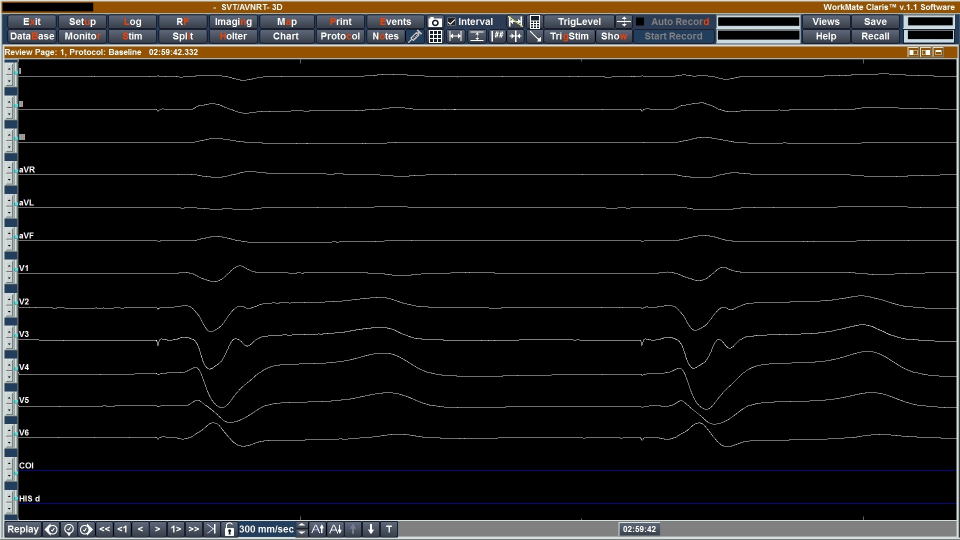
#> input picture data/P3_1.JPG, 1920 x 1080 px (shown at 1/2 size)
$ python -i signal_scaling.py   (imports and definitions only)
#> lines starting #> are read from the running program, lines starting #| are printed output that depends on the picture; after the words box and inside, x2 and y2 are one past the last pixel; in counts of white or black regions, pixels touching at a corner belong together
import cv2
import numpy as np

# [22 lines left out: function get_ms_per_pixel, not called in this run]

def estimate_period_autocorr(counts, min_period=5, max_period=80, min_corr=0.25):
    counts = counts.astype(np.float32)
    counts -= np.mean(counts)

    if np.std(counts) > 0: counts /= np.std(counts)

    corr = np.correlate(counts, counts, mode="full")
    corr = corr[len(corr) // 2:]

    if corr[0] != 0: corr = corr / corr[0]

    search = corr[min_period:max_period + 1]
    peaks = np.where((search[1:-1] > search[:-2]) & (search[1:-1] > search[2:]))[0] + 1
    strong_peaks = peaks[search[peaks] > min_corr]

    if len(strong_peaks) > 0: lag = int(strong_peaks[0] + min_period)
    else: lag = int(np.argmax(search) + min_period)

    if 1 <= lag < len(corr) - 1:
        y0 = corr[lag - 1]
        y1 = corr[lag]
        y2 = corr[lag + 1]

        denom = y0 - 2 * y1 + y2
        if abs(denom) > 1e-6: lag = lag + 0.5 * (y0 - y2) / denom

    return float(lag)


def get_ms_per_pixel_from_grid(img, paper_speed_mm_s=25):
    gray = cv2.cvtColor(img, cv2.COLOR_BGR2GRAY)

    background = cv2.GaussianBlur(gray, (0, 0), sigmaX=35, sigmaY=35)
    normalized = cv2.divide(gray, background, scale=255)

    dark_enhanced = 255 - normalized

    _, grid_mask = cv2.threshold(dark_enhanced, 18, 255, cv2.THRESH_BINARY)
    column_counts = np.count_nonzero(grid_mask > 0, axis=0)
    grid_period_px = estimate_period_autocorr(column_counts, min_period=5, max_period=80)

    ms_per_small_grid = 1000.0 / paper_speed_mm_s
    ms_per_px = ms_per_small_grid / grid_period_px

    print(f"Okres kratki: {grid_period_px:.2f} px, Skala: {ms_per_px:.4f} ms/px")

    return ms_per_px

# [14 lines left out: function interpolate_to_1ms, not called in this run]

>>> import cv2
>>> picture = cv2.imread('../data/P3_1.JPG')
#> picture is the input picture: shape (1080, 1920, 3); mean B, G, R 20, 21.8, 23.4
>>> result = get_ms_per_pixel_from_grid(picture)
#> in get_ms_per_pixel_from_grid, `gray = cv2.cvtColor(img, cv2.COLOR_BGR2GRAY)`:
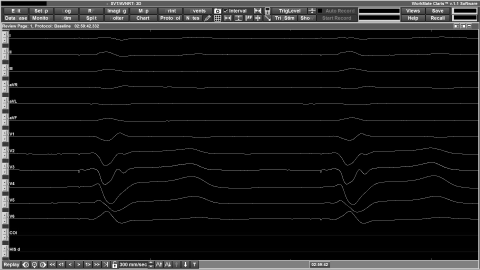
#> gray: shape (1080, 1920) (shown at 1/4 size); min 0, max 255, mean 22.1
#> in get_ms_per_pixel_from_grid, `background = cv2.GaussianBlur(gray, (0, 0), sigmaX=35, sigmaY=35)`:
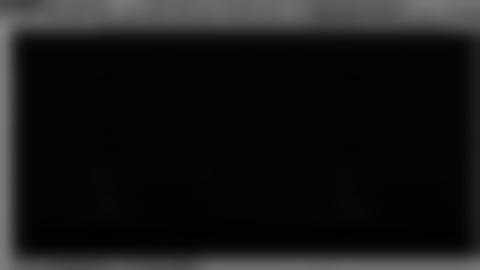
#> background: shape (1080, 1920) (shown at 1/4 size); min 1, max 127, mean 22
#> in get_ms_per_pixel_from_grid, `normalized = cv2.divide(gray, background, scale=255)`:
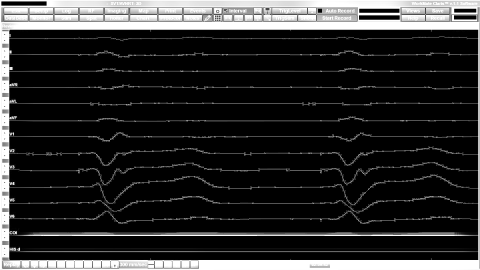
#> normalized: shape (1080, 1920) (shown at 1/4 size); min 0, max 255, mean 44.4
#> in get_ms_per_pixel_from_grid, `dark_enhanced = 255 - normalized`:
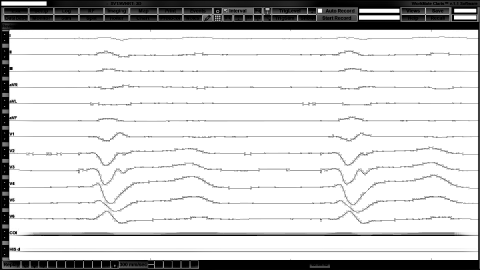
#> dark_enhanced: shape (1080, 1920) (shown at 1/4 size); min 0, max 255, mean 210.6
#> in get_ms_per_pixel_from_grid, `_, grid_mask = cv2.threshold(dark_enhanced, 18, 255, cv2.THRESH_BINARY)`:
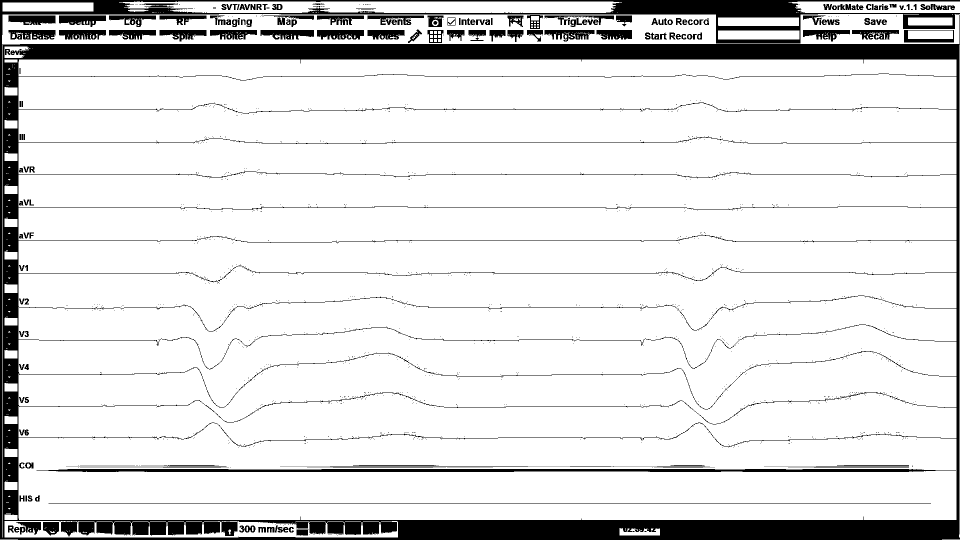
#> grid_mask: shape (1080, 1920) (shown at 1/2 size); 87.2% white; 1932 black regions (1766 under 20 px), largest, box (x1, y1, x2, y2) and area: (0, 0, 1920, 1080) 208787, (73, 938, 1912, 944) 9770, (97, 1007, 1862, 1008) 1765
#> in get_ms_per_pixel_from_grid, `column_counts = np.count_nonzero(grid_mask > 0, axis=0)`: column_counts = 1920 values, max 1011 at index 1919, min 1 at index 0, mean 941.7
#> in estimate_period_autocorr, `counts = counts.astype(np.float32)`: counts has the same summary as column_counts in get_ms_per_pixel_from_grid
#> in estimate_period_autocorr, `counts -= np.mean(counts)`: counts = 1920 values, max 69.28 at index 1919, min -940.7 at index 0, mean -1.32e-05
#> in estimate_period_autocorr, `if np.std(counts) > 0: counts /= np.std(counts)`: counts = 1920 values, max 0.637 at index 1919, min -8.65 at index 0, mean -8.15e-08
#> in estimate_period_autocorr, `corr = np.correlate(counts, counts, mode="full")`: corr = 3839 values, max 1920 at index 1919, min -75.58 at index 1410, mean -5.09e-07
#> in estimate_period_autocorr, `corr = corr[len(corr) // 2:]`: corr = 1920 values, max 1920 at index 0, min -75.58 at index 509, mean 0.5
#> in estimate_period_autocorr, `if corr[0] != 0: corr = corr / corr[0]`: corr = 1920 values, max 1 at index 0, min -0.0394 at index 509, mean 0.00026
#> in estimate_period_autocorr, `search = corr[min_period:max_period + 1]`: search = 76 values, max 0.671 at index 0, min -0.0123 at index 75, mean 0.159
#> in estimate_period_autocorr, `peaks = np.where((search[1:-1] > search[:-2]) & (search[1:-1] > search..`: peaks = [28, 34, 53, 59, 66]
#> in estimate_period_autocorr, `strong_peaks = peaks[search[peaks] > min_corr]`: strong_peaks = empty array
#> in estimate_period_autocorr, `else: lag = int(np.argmax(search) + min_period)`: lag = 5
#> in estimate_period_autocorr, `y0 = corr[lag - 1]`: y0 = 0.678
#> in estimate_period_autocorr, `y1 = corr[lag]`: y1 = 0.671
#> in estimate_period_autocorr, `y2 = corr[lag + 1]`: y2 = 0.61
#> in estimate_period_autocorr, `denom = y0 - 2 * y1 + y2`: denom = -0.053
#> in estimate_period_autocorr, `if abs(denom) > 1e-6: lag = lag + 0.5 * (y0 - y2) / denom`: lag = 4.36
#> in get_ms_per_pixel_from_grid, `ms_per_px = ms_per_small_grid / grid_period_px`: ms_per_px = 9.18
#| Okres kratki: 4.36 px, Skala: 9.1769 ms/px
#> result = 9.18

$ run again, on data/P3_3.JPG
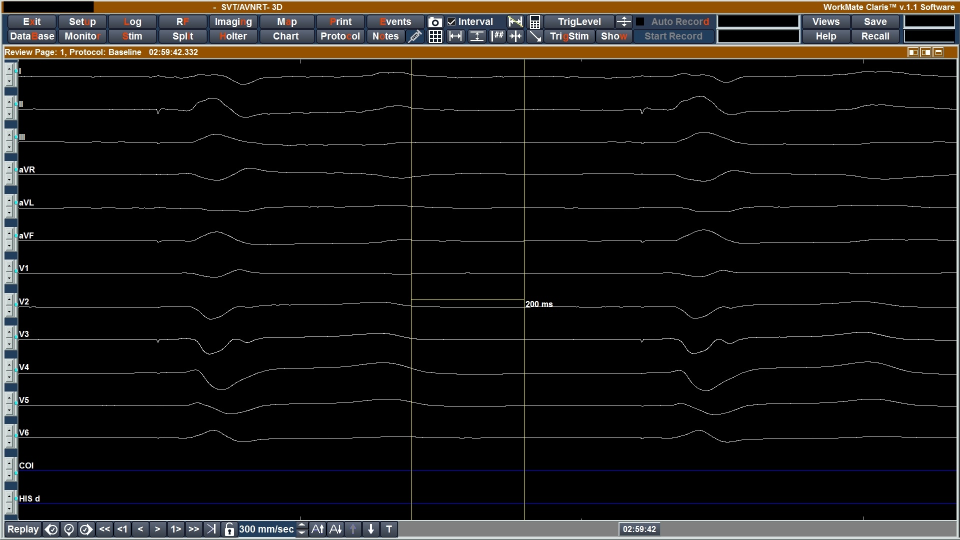
#> input picture data/P3_3.JPG, 1920 x 1080 px (shown at 1/2 size)
#> picture is the input picture: shape (1080, 1920, 3); mean B, G, R 19.9, 21.6, 23.3
#> in get_ms_per_pixel_from_grid, `normalized = cv2.divide(gray, background, scale=255)`:
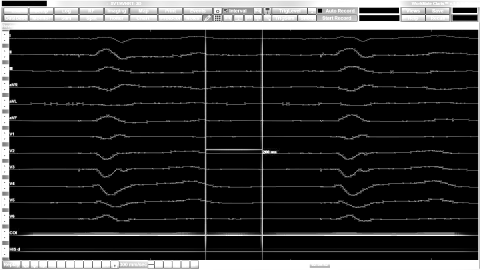
#> normalized: shape (1080, 1920) (shown at 1/4 size); min 0, max 255, mean 44.8
#> in get_ms_per_pixel_from_grid, `_, grid_mask = cv2.threshold(dark_enhanced, 18, 255, cv2.THRESH_BINARY)`:
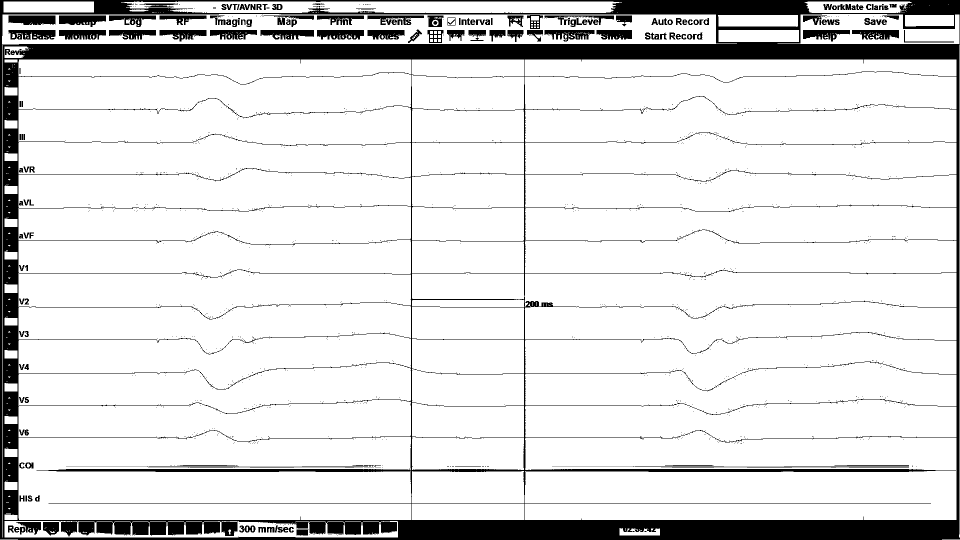
#> grid_mask: shape (1080, 1920) (shown at 1/2 size); 87% white; 1979 black regions (1820 under 20 px), largest, box (x1, y1, x2, y2) and area: (0, 0, 1920, 1080) 224354, (17, 31, 111, 50) 1592, (118, 31, 212, 54) 1538
#> column_counts = 1920 values, max 1005 at index 516, min 1 at index 0, mean 940.1
#> in estimate_period_autocorr, `counts = counts.astype(np.float32)`: counts has the same summary as column_counts in get_ms_per_pixel_from_grid
#> in estimate_period_autocorr, `counts -= np.mean(counts)`: counts = 1920 values, max 64.93 at index 516, min -939.1 at index 0, mean 1.63e-05
#> in estimate_period_autocorr, `if np.std(counts) > 0: counts /= np.std(counts)`: counts = 1920 values, max 0.562 at index 516, min -8.12 at index 0, mean 1.35e-07
#> in estimate_period_autocorr, `corr = np.correlate(counts, counts, mode="full")`: corr = 3839 values, max 1920 at index 1919, min -69.29 at index 1409, mean -1.02e-06
#> in estimate_period_autocorr, `corr = corr[len(corr) // 2:]`: corr = 1920 values, max 1920 at index 0, min -69.29 at index 510, mean 0.5
#> in estimate_period_autocorr, `if corr[0] != 0: corr = corr / corr[0]`: corr = 1920 values, max 1 at index 0, min -0.0361 at index 510, mean 0.00026
#> search = 76 values, max 0.589 at index 0, min -0.0156 at index 75, mean 0.134
#> peaks = [28, 34, 60, 67, 72]
#> strong_peaks = empty array
#> in estimate_period_autocorr, `else: lag = int(np.argmax(search) + min_period)`: lag = 5
#> y0 = 0.596
#> y1 = 0.589
#> y2 = 0.534
#> denom = -0.0489
#> in estimate_period_autocorr, `if abs(denom) > 1e-6: lag = lag + 0.5 * (y0 - y2) / denom`: lag = 4.36
#> ms_per_px = 9.18
#| Okres kratki: 4.36 px, Skala: 9.1752 ms/px

$ run again, on data/P5_1.JPG
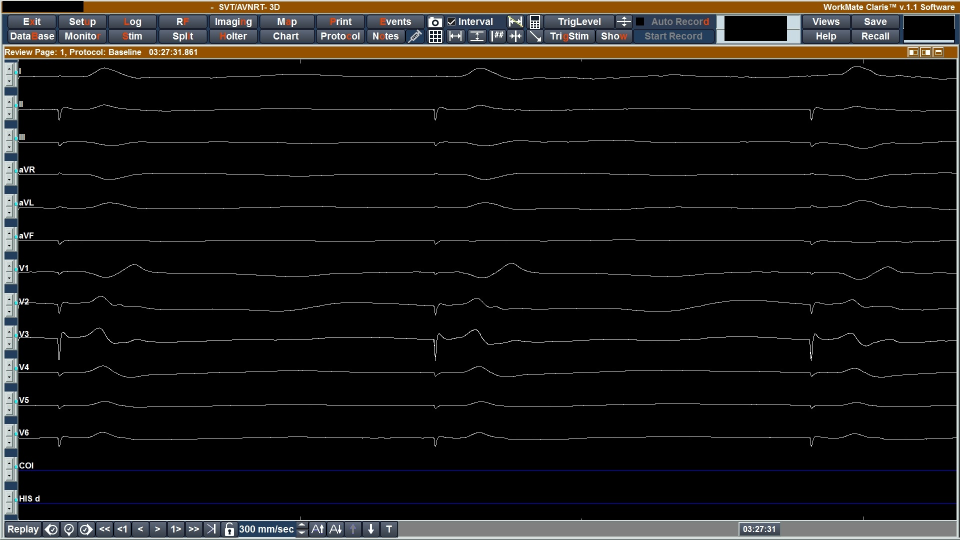
#> input picture data/P5_1.JPG, 1920 x 1080 px (shown at 1/2 size)
#> picture is the input picture: shape (1080, 1920, 3); mean B, G, R 19.8, 21.6, 23.2
#> in get_ms_per_pixel_from_grid, `background = cv2.GaussianBlur(gray, (0, 0), sigmaX=35, sigmaY=35)`:
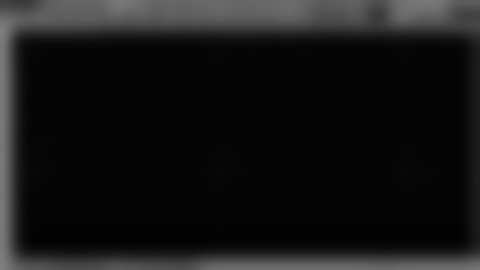
#> background: shape (1080, 1920) (shown at 1/4 size); min 1, max 127, mean 21.8
#> in get_ms_per_pixel_from_grid, `_, grid_mask = cv2.threshold(dark_enhanced, 18, 255, cv2.THRESH_BINARY)`:
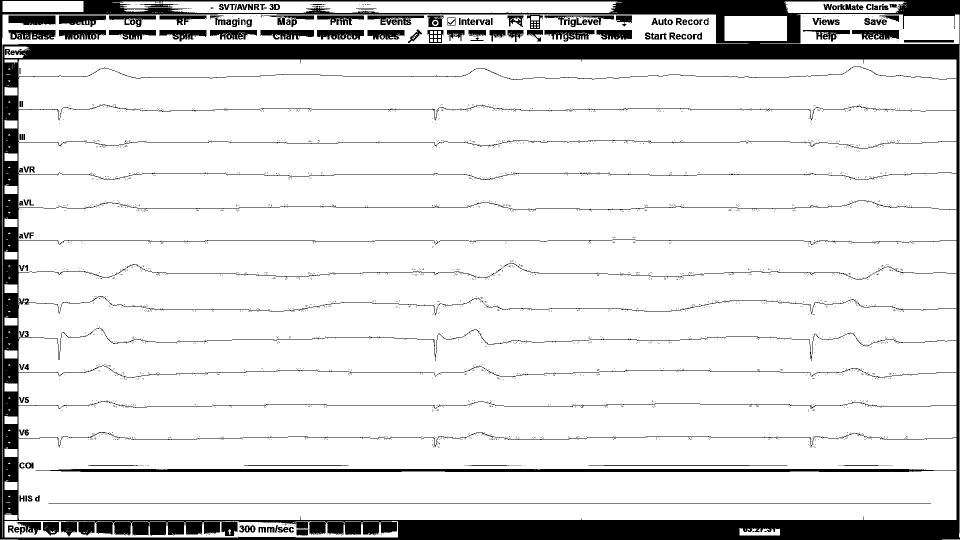
#> grid_mask: shape (1080, 1920) (shown at 1/2 size); 87.2% white; 2614 black regions (2460 under 20 px), largest, box (x1, y1, x2, y2) and area: (0, 0, 1920, 1080) 209021, (71, 938, 1912, 944) 10221, (97, 1007, 1862, 1008) 1765
#> column_counts = 1920 values, max 1008 at index 520, min 1 at index 0, mean 942
#> in estimate_period_autocorr, `counts = counts.astype(np.float32)`: counts has the same summary as column_counts in get_ms_per_pixel_from_grid
#> in estimate_period_autocorr, `counts -= np.mean(counts)`: counts = 1920 values, max 65.98 at index 520, min -941 at index 0, mean 2.54e-05
#> in estimate_period_autocorr, `if np.std(counts) > 0: counts /= np.std(counts)`: counts = 1920 values, max 0.605 at index 520, min -8.62 at index 0, mean 2.62e-07
#> in estimate_period_autocorr, `corr = np.correlate(counts, counts, mode="full")`: corr = 3839 values, max 1920 at index 1919, min -76.31 at index 1415, mean 2.04e-06
#> in estimate_period_autocorr, `corr = corr[len(corr) // 2:]`: corr = 1920 values, max 1920 at index 0, min -76.31 at index 504, mean 0.5
#> in estimate_period_autocorr, `if corr[0] != 0: corr = corr / corr[0]`: corr = 1920 values, max 1 at index 0, min -0.0397 at index 504, mean 0.00026
#> search = 76 values, max 0.669 at index 0, min -0.0107 at index 74, mean 0.155
#> peaks = [28, 34, 53, 58, 66]
#> strong_peaks = empty array
#> in estimate_period_autocorr, `else: lag = int(np.argmax(search) + min_period)`: lag = 5
#> y0 = 0.679
#> y1 = 0.669
#> y2 = 0.605
#> denom = -0.0535
#> in estimate_period_autocorr, `if abs(denom) > 1e-6: lag = lag + 0.5 * (y0 - y2) / denom`: lag = 4.31
#> ms_per_px = 9.27
#| Okres kratki: 4.31 px, Skala: 9.2730 ms/px
